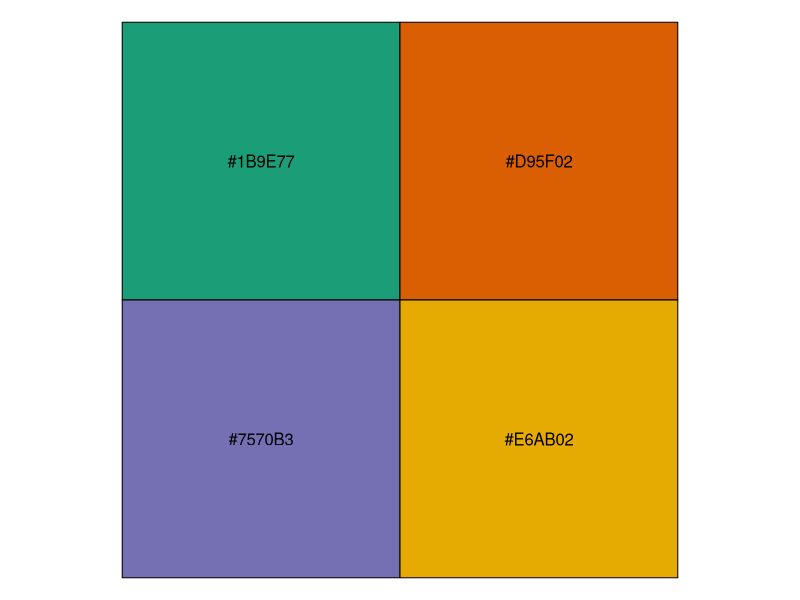
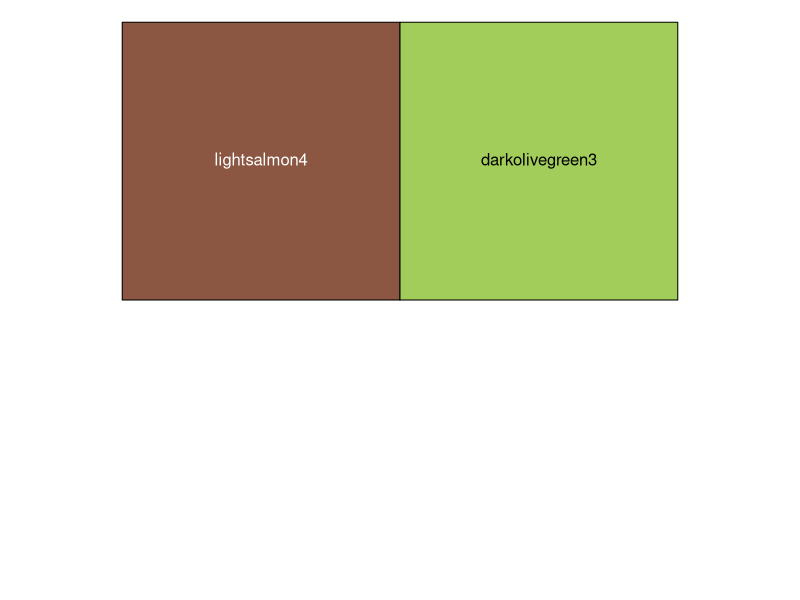

R code for these plots, in order: (Note: this script raises an error after producing the figures.)
# Gina, derived from lydia
# make manuscript figs
# created 5/21/2020
# updated 5/27/2020 (colors)

library(dplyr)
library(readr)
library(ggplot2)
library(ggrepel)

# fig settings ------------------------------------------------------------

mycols <- c("#1B9E77", "#D95F02", "#7570B3", "#E6AB02")
scales::show_col(mycols)
theme_set(theme_bw())


cctrtpal <- c("lightsalmon4", "darkolivegreen3")
scales::show_col(cctrtpal)

# data --------------------------------------------------------------------

site_scores <- read_csv("01_stats-nmds/st_nmds-site.csv") %>% 
  mutate(site_id = recode(site_sys,
                          "Boyd_grain" = "Central1",
                          "Boyd_silage" = "Central2 (Silage)",
                          "Funcke_grain" = "West",
                          "Stout_grain" = "East"),
         site_id = factor(site_id, levels = c("West", "Central1", "Central2 (Silage)", "East")),
         cc_trt = recode(cc_trt, 
                  "no" = "None",
                  "rye" = "Rye Cover Crop"))

spp_scores  <- read_csv("01_stats-nmds/st_nmds-spp.csv")

site_hull <- read_csv("01_stats-nmds/st_nmds-site-hulls.csv") %>% 
  mutate(site_id = recode(site_sys,
                          "Boyd_grain" = "Central1",
                          "Boyd_silage" = "Central2 (Silage)",
                          "Funcke_grain" = "West",
                          "Stout_grain" = "East"),
         site_id = factor(site_id, levels = c("West", "Central1", "Central2 (Silage)", "East")),
         cc_trt = recode(cc_trt, 
                         "no" = "None",
                         "rye" = "Rye Cover Crop"))


# figure ------------------------------------------------------------------

ggplot() +
  geom_point(data = site_scores, 
             aes(x = NMDS1, 
                 y = NMDS2, 
                 #color = cc_trt, 
                 shape = cc_trt
                 ), 
             size = 2, 
             alpha = 1) +
  geom_polygon(data = site_hull, 
               aes(x = NMDS1, 
                   y = NMDS2, 
                   color = cc_trt,
                   fill = site_sys_trt),
               alpha = 0.7) + 
  
  geom_text_repel(data = spp_scores, 
                  aes(x = NMDS1, 
                      y = NMDS2, 
                      label = speciesID), 
                  alpha = 0.5,
                  size = 3) + # Species as text - better!
  geom_hline(yintercept = 0, lty = 2) +
  geom_vline(xintercept = 0, lty = 2) +
  # -- the following stuff is for aesthetic purposes --
  scale_color_manual(values = cctrtpal) +
  scale_fill_manual(values = c(rep((cctrtpal), 4))) +
  labs(color = NULL, shape = NULL) +
  guides(fill = FALSE) +
  theme(legend.direction  = "horizontal",
        legend.position = "bottom",
        legend.background = element_rect(color = "black"),
        strip.text        = element_text(size = rel(1.2)),
        legend.text       = element_text(size = rel(1.2)),
        legend.title      = element_text(size = rel(1.2)),
        axis.title        = element_text(size = rel(1.2)),
        axis.text         = element_text(size = rel(1.2))) + 
  facet_wrap(~site_id)

ggsave("02_make-figs/figs/fig2_nmds.png")
